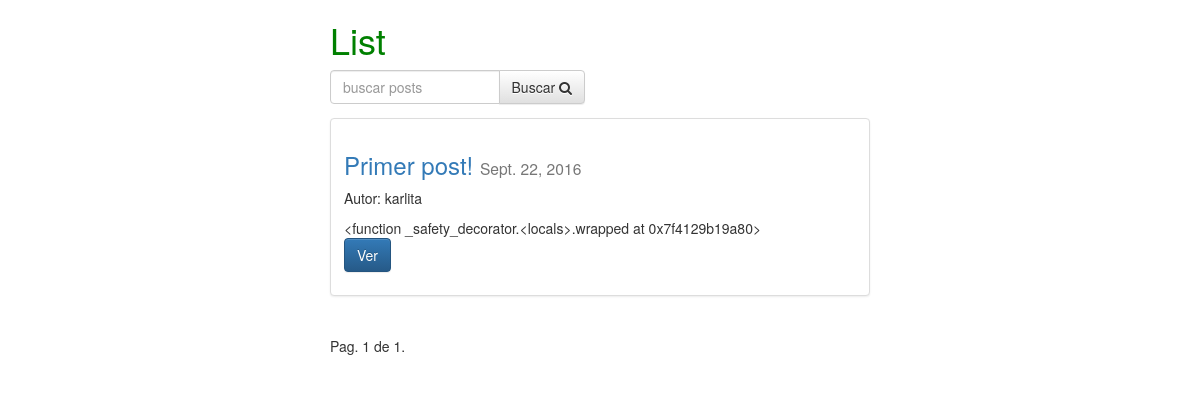
The page /posts/ on the database as committed earlier.
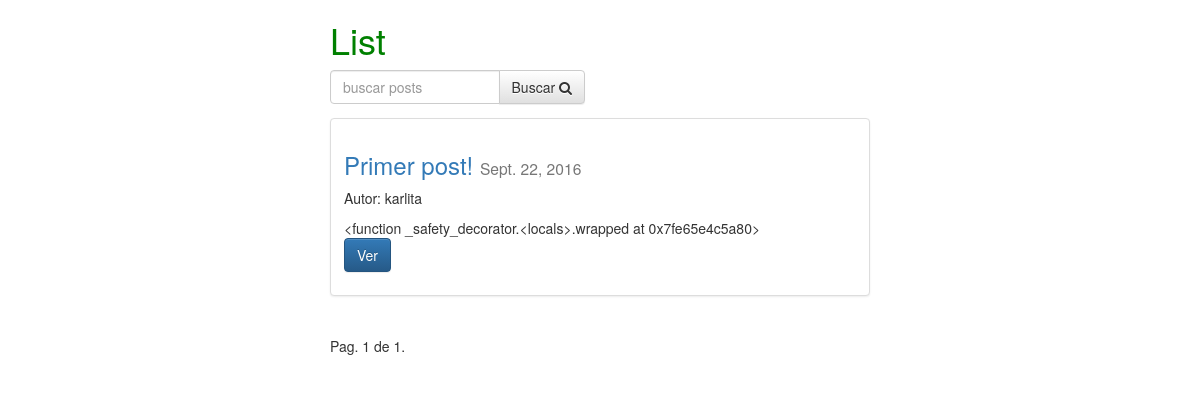
The same page on the database as committed later.
### posts/models.py (models this page shows, shortened)
class Post(models.Model):
	user = models.ForeignKey(settings.AUTH_USER_MODEL, default=1)
	titulo = models.CharField(max_length=150)
	slug = models.SlugField(unique=True)
	imagen = models.ImageField(upload_to=upload_location,
			null=True,
			blank=True,
			height_field="height_field",
			width_field="width_field")
	height_field = models.IntegerField(default=0)
	width_field = models.IntegerField(default=0)
	contenido = models.TextField()
	draft = models.BooleanField(default=False)
	publish = models.DateField(auto_now=False, auto_now_add=False)
	read_time = models.IntegerField(default=0)
	timestamp = models.DateTimeField(auto_now_add=True, auto_now=False)
	actualizado = models.DateTimeField(auto_now_add=False, auto_now=True)
	objects = PostManager()
	def get_absolute_url(self):
		return reverse("posts:detail", kwargs={"slug": self.slug})
	class Meta:
		ordering = ["-timestamp", "-actualizado"]
	def get_markdown(self):
		contenido = self.contenido
		markdown_text = markdown(contenido)
		return mark_safe(markdown_text)

### posts/views.py (the view, shortened to what this page needs)
def post_list(request):
	hoy = timezone.now().date()
	queryset_list = Post.objects.active() #filter(draft=False).filter(publish__lte=timezone.now()) #all() #.order_by("-timestamp")
	if request.user.is_staff or request.user.is_superuser:
		queryset_list = Post.objects.all()
	query = request.GET.get("q")
	paginator = Paginator(queryset_list, 3) # Show 25 contacts per page
	page_request_var = "list"
	page = request.GET.get(page_request_var)
	try:
		queryset = paginator.page(page)
	except PageNotAnInteger:
		queryset = paginator.page(1)
	except EmptyPage:
		queryset = paginator.page(paginator.num_pages)
	context = {
	"titulo": "List",
	"object_list": queryset,
	"page_request_var": page_request_var,
	"hoy": hoy,
	}
	return render(request, "post_list.html", context)

### posts/models.py (called while the page is built)
	def active(self, *args, **kwargs):
		return super(PostManager, self).filter(draft=False).filter(publish__lte=timezone.now())

### templates/post_list.html (shortened to what this page needs)
{% extends "base.html" %}
{% block content %}
<div class='col-sm-6 col-sm-offset-3'>
<h1>{{ titulo }}</h1>
<form method='GET' action='' class='row'>
    <div class='col-sm-6'>
    <div class='input-group'>
<input class='form-control' type='text' name='q' placeholder='buscar posts' value='{{ request.GET.q }}' />
    <span class='input-group-btn'>
        <button class='btn btn-default' type='submit'>Buscar <i class="fa fa-search"></i></button>
    </span>
    </div>
</div>
</form>
{% for obj in object_list %}
<div class="row">
    <div class='col-sm-12'>
        <div class="thumbnail">
    <div class="caption post-detail-art">
        <h3><a href='{{ obj.get_absolute_url }}'>{{ obj.titulo }}</a> <small> {{ obj.publish }}</small></h3>
        {% if obj.user.get_full_name %}
            <p>Autor: {{ obj.user.get_full_name }}</p>
        {% else %}
            <p>Autor: {{ obj.user }}</p>
        {% endif %}
        {{ obj.get_markdown|truncatewords_html:10 }}
        <p><a href="{{ obj.get_absolute_url }}" class="btn btn-primary" role="button">Ver</a> </p>
    </div>
        </div>
    </div>
<br/>
</div>
{% endfor %}
<div class="pagination">
    <span class="step-links">
        <span class="current">
            Pag. {{ object_list.number }} de {{ object_list.paginator.num_pages }}.
        </span>
    </span>
</div>
</div>
{% endblock %}

Rows that differ between the two databases and show on the page:
changed Post "Primer post!": get_markdown "<function _safety_decorator.<locals>.wrapped at 0x7f4129b19a80>" → "<function _safety_decorator.<locals>.wrapped at 0x7fe65e4c5a80>"
